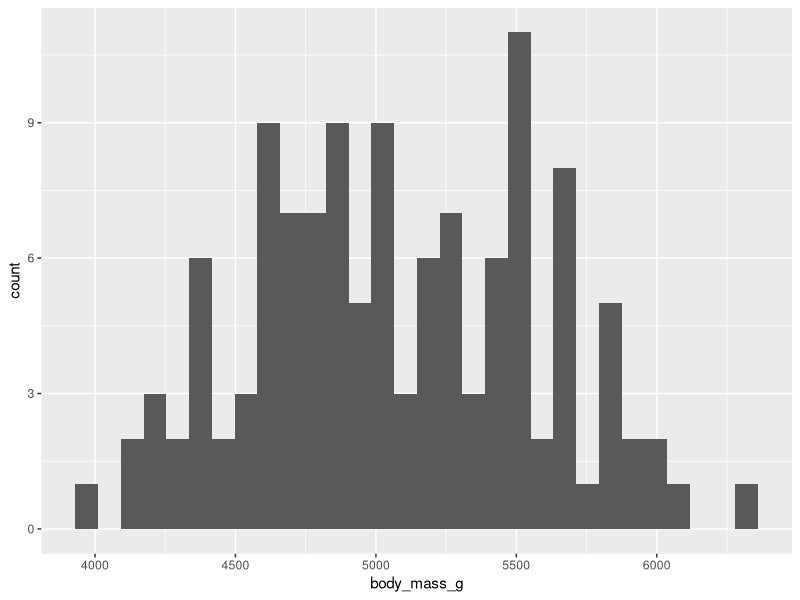
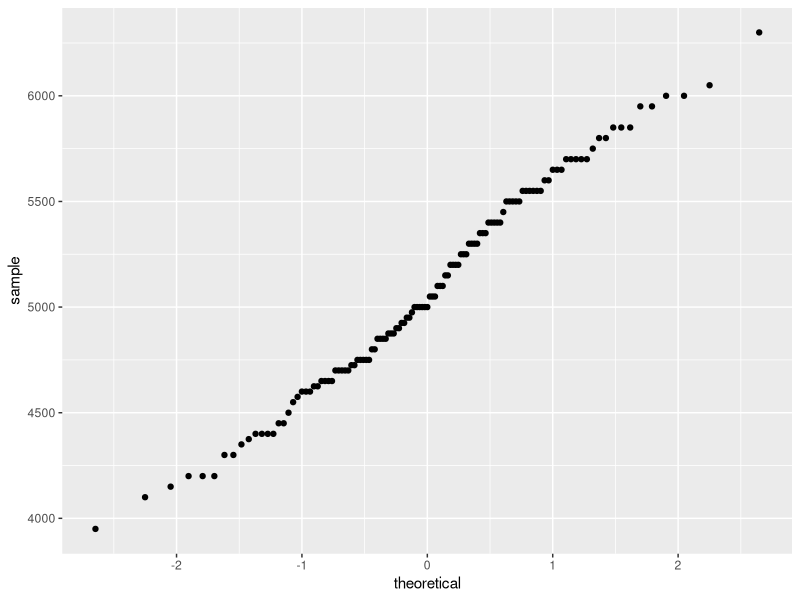
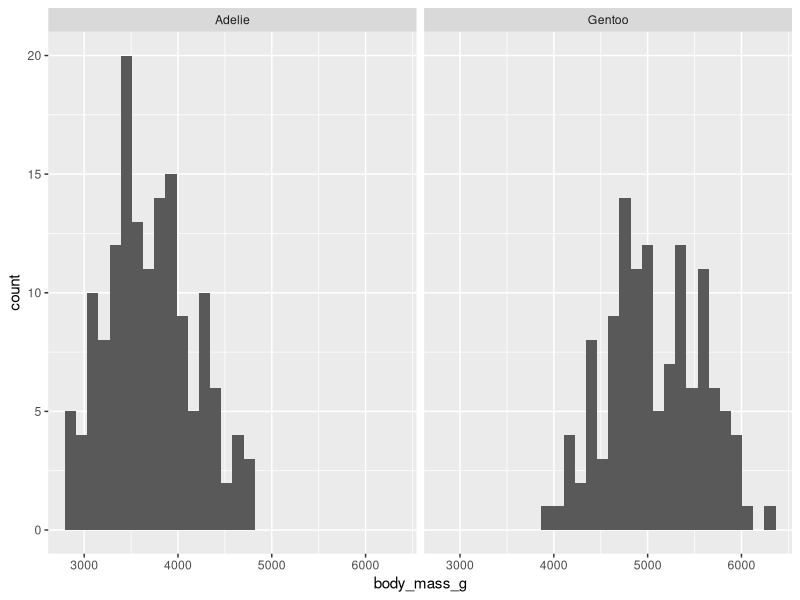
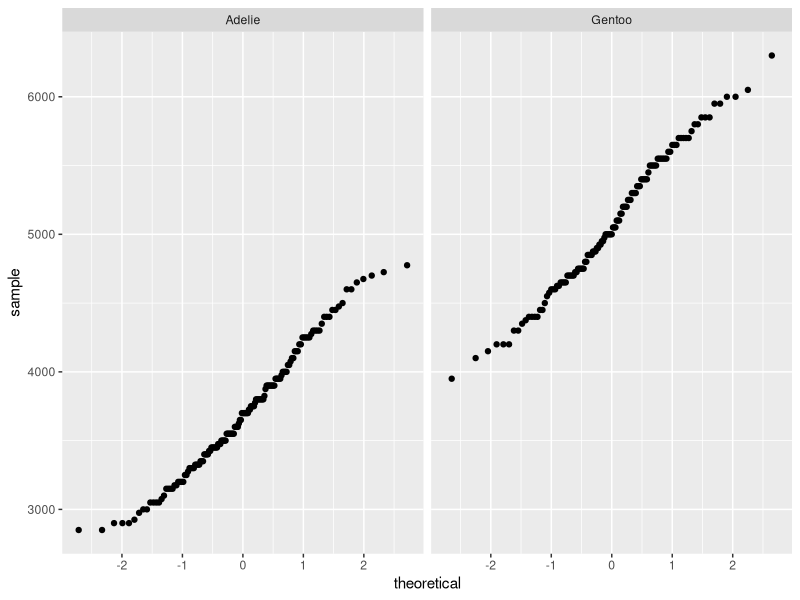

Source code (R) for these figures, in order:
## ---- chunk 1
knitr::opts_chunk$set(fig.width=6, fig.asp = 0.618) 
## ---- chunk 2
library(tidyverse)
library(palmerpenguins)
library(rstatix)
library(knitr)  # prints pretty tables
## ---- chunk 3
# Separate just the Gentoo from all the penguin data
gentoo = penguins %>% 
  filter(species=="Gentoo") 

# Quickly visualize the body mass data
ggplot(data=gentoo) +
  geom_histogram(aes(x=body_mass_g))

# Calculate the mean and standard deviation Gentoo body mass in our data (sometimes base R is more sensible than dplyr)
mean(gentoo$body_mass_g, na.rm=TRUE)
sd(gentoo$body_mass_g, na.rm=TRUE)
## ---- chunk 4
# Test for the presence of outliers in the Gentoo body mass data
gentoo %>%
  identify_outliers(body_mass_g)

# Note: here is a result from a made-up dataset where I added an outlier
# data.frame(dat=c(rnorm(100), 312)) %>% identify_outliers()  
## ---- chunk 5
# Check normality assumption with a qqplot:
ggplot(gentoo) +
  stat_qq(aes(sample=body_mass_g))
## ---- chunk 6
t.test(gentoo$body_mass_g, mu = 5950) # Base R

t_test_results = gentoo %>% t_test(body_mass_g ~ 1, mu = 5950) # dplyr-friendly version
kable(t_test_results)
## ---- chunk 7
gentoo %>% cohens_d(body_mass_g ~ 1, mu = 6500)
## ---- chunk 8
# Simplify the dataset to what we need
data_for_t_test = penguins %>%
  filter(species %in% c("Gentoo", "Adelie"),
         !is.na(body_mass_g)) %>%
  select(species, body_mass_g) %>%
  droplevels() # This removes the "Chinstrap" level from the species factor

# Calculate summary stats
data_for_t_test %>%
  group_by(species) %>%
  summarize(mean=mean(body_mass_g), sd=sd(body_mass_g))

# Plot a quick histogram:
ggplot(aes(x=body_mass_g), data=data_for_t_test) +
  geom_histogram() +
  facet_wrap(~species)

# Look for the presence of outliers
data_for_t_test %>%
  group_by(species) %>%
  identify_outliers(body_mass_g)

# Check normality assumption with a qqplot:
ggplot(data_for_t_test) +
  stat_qq(aes(sample=body_mass_g)) +
  facet_wrap(~species)

# Check equality of variances
data_for_t_test %>% levene_test(body_mass_g ~ species)
## ---- chunk 9
# Base R version:
t.test(data_for_t_test$body_mass_g ~ data_for_t_test$species)

# dplyr-friendly version:
data_for_t_test %>% 
  t_test(body_mass_g ~ species) 

# Calculate the effect size:
data_for_t_test %>%  cohens_d(body_mass_g ~ species)
